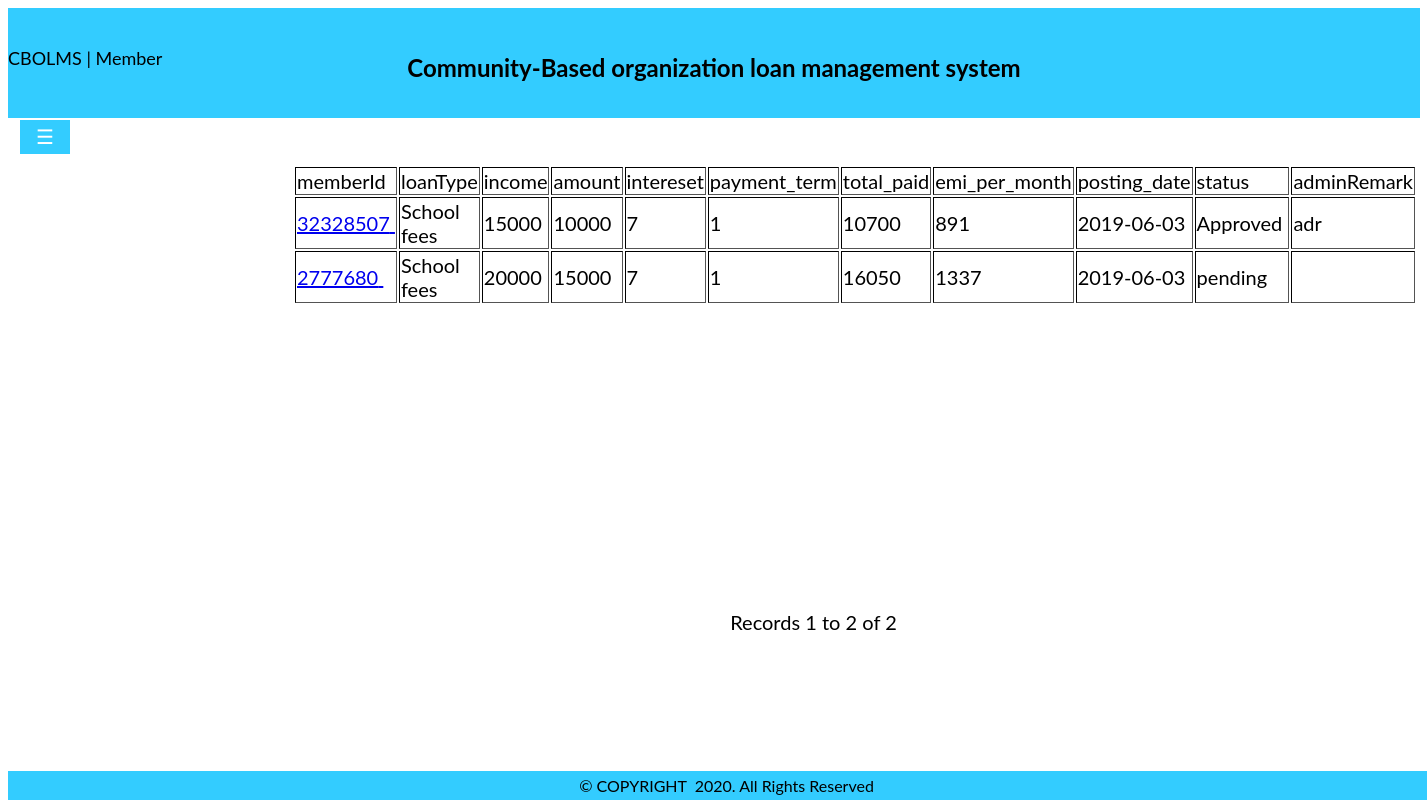
Page /loanlist.php on the committed database.
### tables this page shows
CREATE TABLE `loan` (
  `loanId` int(6) NOT NULL,
  `memberId` int(8) NOT NULL,
  `loanType` varchar(15) NOT NULL,
  `income` int(8) NOT NULL,
  `amount` int(8) NOT NULL,
  `intereset` varchar(5) NOT NULL,
  `payment_term` int(3) NOT NULL,
  `total_paid` int(8) NOT NULL,
  `emi_per_month` int(8) NOT NULL,
  `bankStatementPhoto` varchar(250) NOT NULL,
  `security` varchar(250) NOT NULL,
  `posting_date` date NOT NULL,
  `status` varchar(15) NOT NULL,
  `adminRemark` varchar(100) NOT NULL,
  `adminRemarkDate` date NOT NULL
);

### loanlist.php (the view, shortened to what this page needs)
<?php require_once('Connections/mlms.php'); ?>
<?php
$maxRows_Recordset1 = 10;
$pageNum_Recordset1 = 0;
$startRow_Recordset1 = $pageNum_Recordset1 * $maxRows_Recordset1;
$query_Recordset1 = "SELECT memberId, loanType, income, amount, intereset, payment_term, total_paid, emi_per_month, posting_date, status, adminRemark FROM loan";
$query_limit_Recordset1 = sprintf("%s LIMIT %d, %d", $query_Recordset1, $startRow_Recordset1, $maxRows_Recordset1);
$Recordset1 = mysql_query($query_limit_Recordset1, $mlms) or die(mysql_error());
$row_Recordset1 = mysql_fetch_assoc($Recordset1);
if (isset($_GET['totalRows_Recordset1'])) {
  $totalRows_Recordset1 = $_GET['totalRows_Recordset1'];
} else {
  $all_Recordset1 = mysql_query($query_Recordset1);
  $totalRows_Recordset1 = mysql_num_rows($all_Recordset1);
}
$totalPages_Recordset1 = ceil($totalRows_Recordset1/$maxRows_Recordset1)-1;
?>
<!DOCTYPE html PUBLIC "-//W3C//DTD XHTML 1.0 Transitional//EN" "http://www.w3.org/TR/xhtml1/DTD/xhtml1-transitional.dtd">
<html xmlns="http://www.w3.org/1999/xhtml">
<head>
<link rel="stylesheet" type="text/css" href="Assets/css/body.css">
<link rel="stylesheet" type="text/css" href="Assets/css/sidebar.css">
<link rel="stylesheet" type="text/css" href="Assets/css/dropdown.css" />
<link rel="stylesheet" type="text/css" href="font-awesome-4.7.0/css/font-awesome.min.css" />
</head>
<body>
<div class="nav">
<div class="header" class="responsive">
<span class="title"   style="font-size:18px;">CBOLMS | Member</span>
<center>
<h2>Community-Based organization loan management system</h2>
</center>
</div>
</div>
<div id="main">
  <button class="openbtn"  onClick="openNav()">☰</button> </div>
<center>
<div class="mainn">
  <table border="1" align="center">
    <tr>
      <td>memberId</td>
      <td>loanType</td>
      <td>income</td>
      <td>amount</td>
      <td>intereset</td>
      <td>payment_term</td>
      <td>total_paid</td>
      <td>emi_per_month</td>
      <td>posting_date</td>
      <td>status</td>
      <td>adminRemark</td>
    </tr>
    <?php do { ?>
      <tr>
        <td><a href="lonlist.php?recordID=<?php echo $row_Recordset1['memberId']; ?>"> <?php echo $row_Recordset1['memberId']; ?>&nbsp; </a></td>
        <td><?php echo $row_Recordset1['loanType']; ?>&nbsp; </td>
        <td><?php echo $row_Recordset1['income']; ?>&nbsp; </td>
        <td><?php echo $row_Recordset1['amount']; ?>&nbsp; </td>
        <td><?php echo $row_Recordset1['intereset']; ?>&nbsp; </td>
        <td><?php echo $row_Recordset1['payment_term']; ?>&nbsp; </td>
        <td><?php echo $row_Recordset1['total_paid']; ?>&nbsp; </td>
        <td><?php echo $row_Recordset1['emi_per_month']; ?>&nbsp; </td>
        <td><?php echo $row_Recordset1['posting_date']; ?>&nbsp; </td>
        <td><?php echo $row_Recordset1['status']; ?>&nbsp; </td>
        <td><?php echo $row_Recordset1['adminRemark']; ?>&nbsp; </td>
      </tr>
      <?php } while ($row_Recordset1 = mysql_fetch_assoc($Recordset1)); ?>
  </table>
  <br />
  <table border="0">
    <tr>
      <td><?php if ($pageNum_Recordset1 > 0) {  ?>
          <?php }  ?></td>
      <td><?php if ($pageNum_Recordset1 > 0) {  ?>
          <?php }  ?></td>
      <td><?php if ($pageNum_Recordset1 < $totalPages_Recordset1) {  ?>
          <?php }  ?></td>
      <td><?php if ($pageNum_Recordset1 < $totalPages_Recordset1) {  ?>
          <?php }  ?></td>
    </tr>
  </table>
Records <?php echo ($startRow_Recordset1 + 1) ?> to <?php echo min($startRow_Recordset1 + $maxRows_Recordset1, $totalRows_Recordset1) ?> of <?php echo $totalRows_Recordset1 ?> </div>
</center>
<div class="footer" align="center">
 &copy; COPYRIGHT &nbsp;<?php echo date("Y"); ?>. All Rights Reserved
</div>
</body>
</html>

### Assets/css/body.css (style rules this page uses)
body { font-family: "Lato", sans-serif; background-repeat:no-repeat; background-size:cover; }
.header { height:90px; background-color:#3CF; padding-top:20px; position: sticky; margin-top:0px; margin-right:15px; }
.nav { position:fixed; width:100%; line-height:60px; margin-right:15px; }
h2 { margin-top:-50px; }
.footer { background-color:#3CF; width:100%; color:#000; text-align:center; position:fixed; bottom:0; padding:5px; }
.mainn { margin-left: 200px; font-size: 20px; padding: 0px 10px; margin-top:80px; }
button { background-color:#3CF; color:#000; padding: 14px 20px; margin: 8px 0; border: none; cursor: pointer; width: 50%; }

### Assets/css/sidebar.css (style rules this page uses)
.openbtn { font-size: 20px; cursor: pointer; background-color:#3CF; color: white; padding: 5px 10px; border: none; width:50px; top:0; left:0; margin-top:120px; position:fixed; margin-left:20px; }
#main { transition: margin-left .5s; padding: 16px; }

### Assets/css/dropdown.css (style rules this page uses)
table { margin:75px; padding-top:25px; border:0px solid #000000; border-radius: 0px 0px 0px 0px; margin-top:100px; }

### rows in the picture
loan: memberId "32328507", loanType "School fees", income "15000", amount "10000", intereset "7", payment_term "1", total_paid "10700", emi_per_month "891", posting_date "2019-06-03", status "Approved", adminRemark "adr"
loan: memberId "2777680", loanType "School fees", income "20000", amount "15000", intereset "7", payment_term "1", total_paid "16050", emi_per_month "1337", posting_date "2019-06-03", status "pending"

### other values in the picture
$startRow_Recordset1 + 1 "1"
min($startRow_Recordset1 + $maxRows_Recordset1, $totalRows_Recordset1) "2"
$totalRows_Recordset1 "2"
